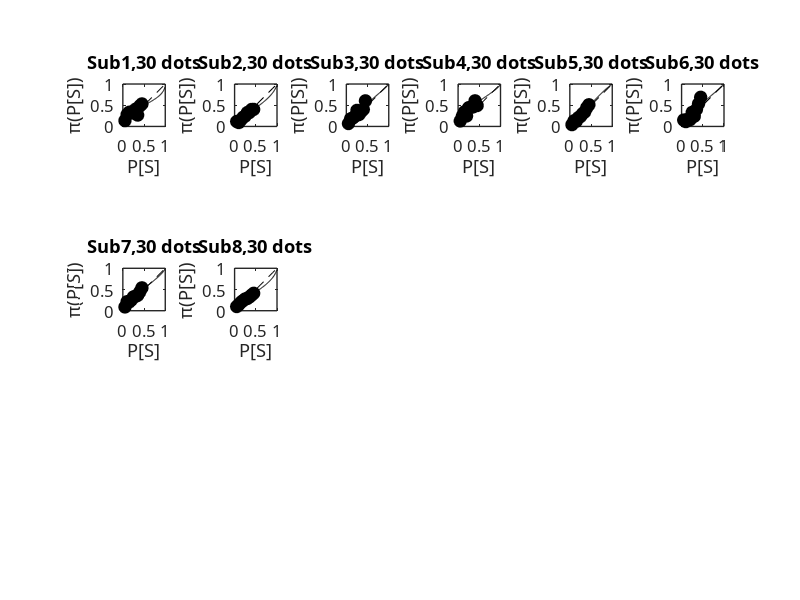

Write MATLAB code to recreate this figure. (Note: this script raises an error after producing the figure.)
clear all; close all;

load('dat_percep.mat');

xx = 0:0.01:1;
for condition = 1:2
    for subi = 1:17 % fit individual data
        if condition == 1
            % 30, symmetric
            X = MeanCorrectProb(subi,:,1) ; 
            Y = MeanEstProb(subi,:,3) ; % SL            
            figure(1)
            conname = '30 dots';
        else
            % 5, symmetric
            X = MeanCorrectProb(subi,:,4)  ; 
            Y = MeanEstProb(subi,:,6) ; % SL            
            figure(2)
            conname = '5 dots';
        end        
        
        Y(Y==0) = 0.00000001;
        
        % H0: linear log odds transformation with slope of 1
        N = length(X) ; K = 0;
        a = 1 ; b = 0 ;
        Y_hut = X.*a + b ;
        Residual_h0(subi,condition) = mean((Y-Y_hut).^2) ;
        nll_h0 = - length(X)/2 * (log(2*pi) + log(Residual_h0(subi,condition)) + 1) ;% bigger is good
        AICc_h0(subi,condition) = -2*(nll_h0) + 2*K + 2*(K*(K+1))/(N-K-1) ; % smaller is good
        y_h0 = xx.*a + b ;

        % H1: linear log odds transformation
        N = length(X) ; K = 2;
        logodds = @(p) log(p./(1-p));
        Lo_Pi_p = logodds(Y);
        Lo_p = logodds(X);
        
        fun = @(pm)  -sum(-log(pm(3)) - (Lo_Pi_p - (pm(1) * logodds(X) +(1-pm(1)) * logodds(pm(2)))).^2/(2*(pm(3).^2)));
        pm = fmincon(fun,[rand(1,3)],[],[],[],[],[0 0 0],[100 1 100]) ;                
        
        LoPip_hut = pm(1) * logodds(X) + (1-pm(1)) * logodds(pm(2));
        Y_hut = exp(LoPip_hut) ./ (1 + exp(LoPip_hut)) ; % inverse of log odds
        Gamma(subi,condition) = pm(1);
        CrossOver(subi,condition) = pm(2);
        Residual_h1(subi,condition) = mean((Y - Y_hut).^2) ;
        nll_h1 = - length(X)/2 * (log(2*pi) + log(Residual_h1(subi,condition)) + 1) ;% bigger is good
        AICc_h1(subi,condition) = -2*(nll_h1) + 2*K + 2*(K*(K+1))/(N-K-1) ; % smaller is good
        y_h1 = pm(1) * logodds(xx) + (1-pm(1)) * logodds(pm(2));
        y_h1 = exp(y_h1) ./ (1 + exp(y_h1)) ;
                
        % H2: P[S]_est = P[S]^gamma / (P[S]^gamma + 1-P[S]^gamma)^(1/gamma), Tversky & Kahneman 1992
        N = length(X) ; K = 1;
        fun = @(pm)  -sum(-log(pm(2)) - (Y - (X.^pm(1)./((X.^pm(1) + (1-X).^pm(1)).^(1/pm(1))))).^2/(2*(pm(2).^2)));
        pm = fmincon(fun, [rand(1,2)],[],[],[],[],[0 0],[100 100]);
        Gamma_kt(subi,condition) = pm(1);
        Y_hut = X.^pm(1)./((X.^pm(1) + (1-X).^pm(1)).^(1/pm(1)));
        Residual_h2(subi,condition) = mean((Y-Y_hut).^2);
        nll_h2 = - length(X)/2 * (log(2*pi) + log(Residual_h2(subi,condition)) + 1) ;
        AICc_h2(subi,condition) = -2*(nll_h2) + 2*K + 2*(K*(K+1))/(N-K-1) ;
        
        % H3: P[S]_est = exp(-(-ln(p)^gamma)),Prelec 1998
        N = length(X) ; K = 1;
        fun = @(pm)  -sum(-log(pm(2)) - (Y - (exp(-(-log(X)).^pm(1)))).^2/(2*(pm(2).^2)));
        pm = fmincon(fun, [rand(1,2)],[],[],[],[],[0 0],[100 100]);
        Gamma_pr(subi,condition) = pm(1);
        Y_hut = exp(-(-log(X)).^pm(1));
        Residual_h3(subi,condition) = mean((Y-Y_hut).^2) ;
        nll_h3 = - length(X)/2 * (log(2*pi) + log(Residual_h3(subi,condition)) + 1) ;
        AICc_h3(subi,condition) = -2*(nll_h3) + 2*K + 2*(K*(K+1))/(N-K-1) ;
        
        
        subplot(3,6,subi)
        plot(X,Y, 'ko', 'MarkerFaceColor','k','MarkerSize',9) ; hold on
        plot(0:0.1:1,0:0.1:1,'k--'); 
        plot(xx, y_h1, 'k-');
        axis('square');        
        xlim([0 1]); ylim([0 1]);
        xticks(0:0.5:1); yticks(0:0.5:1);
        xlabel('P[S]', 'FontName', 'Arial', 'FontSize', 10);
        ylabel('\pi(P[S])', 'FontName', 'Arial', 'FontSize', 10);
        title(strcat('Sub', num2str(subi),',',conname));
        set(gca, 'Fontname', 'Arial Regular', 'Fontsize', 12, 'linewidth', 1,'TickLength',[0.025 0]);                
    end
end

deltaAicc2null_30d = AICc_h0(:,1) - [AICc_h0(:,1) AICc_h1(:,1)]; % negative means null is better
evidenceratio_30d = exp((deltaAicc2null_30d - deltaAicc2null_30d(1))/2) ;
% er of 0.33 means null is 3 times likely, er of 3 means null is 3 times less likely
deltaAicc2null_5d = AICc_h0(:,2) - [AICc_h0(:,2) AICc_h1(:,2)]; 
evidenceratio_5d = exp((deltaAicc2null_5d - deltaAicc2null_5d(1))/2) ;

meandeltaAicc2null_30d = mean(AICc_h0(:,1)) - [mean(AICc_h0(:,1)) mean(AICc_h1(:,1))]; 
meanevidenceratio_30d = exp((meandeltaAicc2null_30d - meandeltaAicc2null_30d(1))/2) ;
meandeltaAicc2null_5d = mean(AICc_h0(:,2)) - [mean(AICc_h0(:,2)) mean(AICc_h1(:,2))];
meanevidenceratio_5d = exp((meandeltaAicc2null_5d - meandeltaAicc2null_5d(1))/2) ;

result = [meandeltaAicc2null_30d([1:2])', meandeltaAicc2null_5d([1:2])', meanevidenceratio_30d([1:2])', meanevidenceratio_5d([1:2])'] 



